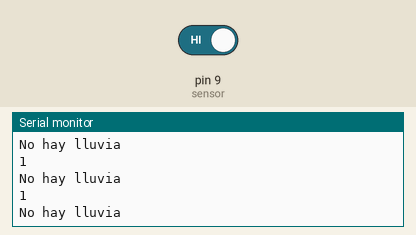
Bench run of a sketch on a simulated Arduino Uno, built with avr-gcc and run on an emulated ATmega328P. On the bench: the last lines printed to the serial monitor. Inputs (shaded band) come from the test bench; at power-on: pin 9 (sensor) HIGH.

Above: at 1.2 s.
1.3 s: pin 9 (sensor) driven LOW
At 1.31 s:
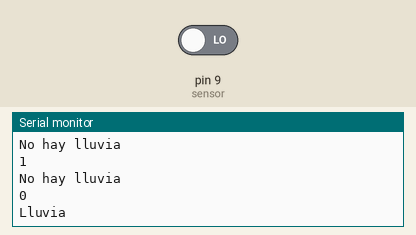
At 3.61 s:
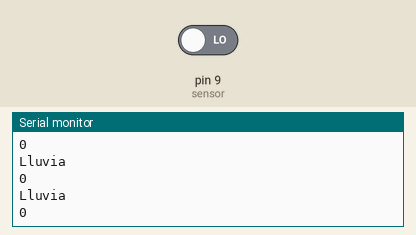

The sketch:

S12_S2_1.ino
```cpp
int sensor = 9;

void setup() {
  pinMode(sensor, INPUT);
  Serial.begin(9600);
}

void loop() {
  // Rain = 0, No Rain = 1
  int value = digitalRead(sensor);
  Serial.println(value);

  if(value == 0) {
    Serial.println("Lluvia");
  } else {
    Serial.println("No hay lluvia");
  }

  delay(100);
}
```

Measured:
- after the input at 1.3 s, the serial monitor: prints a new line at once (image 1)
